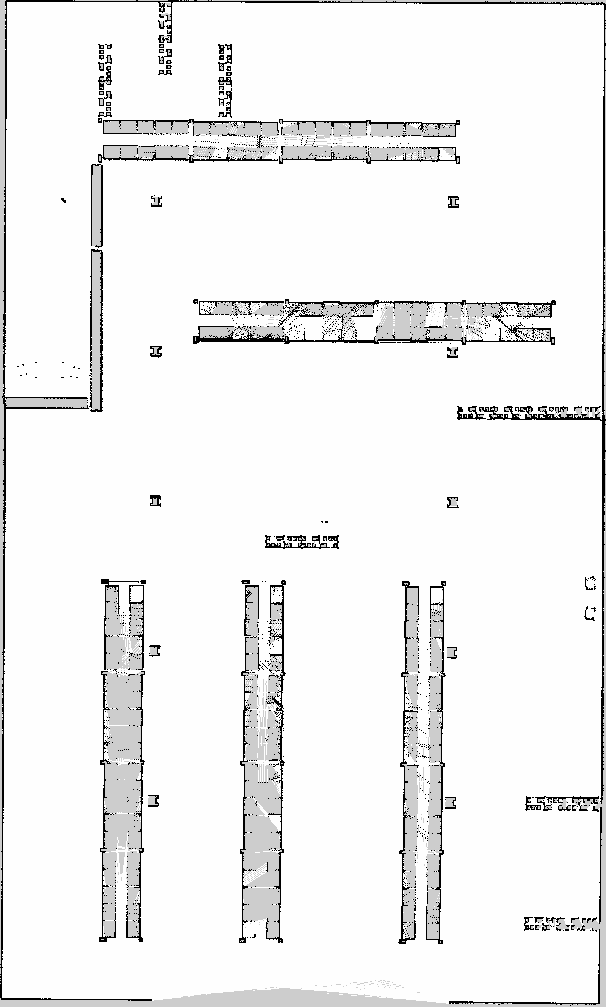
#> input picture src/amr_navigation/maps/warehouse.pgm, 606 x 1007 px
$ python clearance.py
#> lines starting #> are read from the running program, lines starting #| are printed output that depends on the picture; after the words box and inside, x2 and y2 are one past the last pixel; in counts of white or black regions, pixels touching at a corner belong together
#!/usr/bin/env python3
"""Min footprint-to-obstacle clearance along a GT trajectory. usage: clearance.py GT.csv OUT.json [BOX_X BOX_Y BOX_HALF]
Obstacles = occupied/unknown cells of maps/warehouse.pgm (static map; NOT the person/low objects outside the map) plus an optional
axis-aligned box rasterised into the map. Footprint 1.0 x 0.74 m centred on base_footprint, boundary sampled every 2 cm and looked up
in a Euclidean distance transform (5 cm raster -> ~+-2.5 cm resolution). Reports min clearance and time/pose of the minimum."""
import csv, json, math, sys
import numpy as np
from PIL import Image
from scipy import ndimage as ndi
root = __file__.rsplit('/investigations/', 1)[0]
im = np.array(Image.open(f'{root}/src/amr_navigation/maps/warehouse.pgm')); free = im > 205
#> further down, im is the input picture: shape (1007, 606); min 0, max 254, mean 240.4
#> after `free = im > 205`:
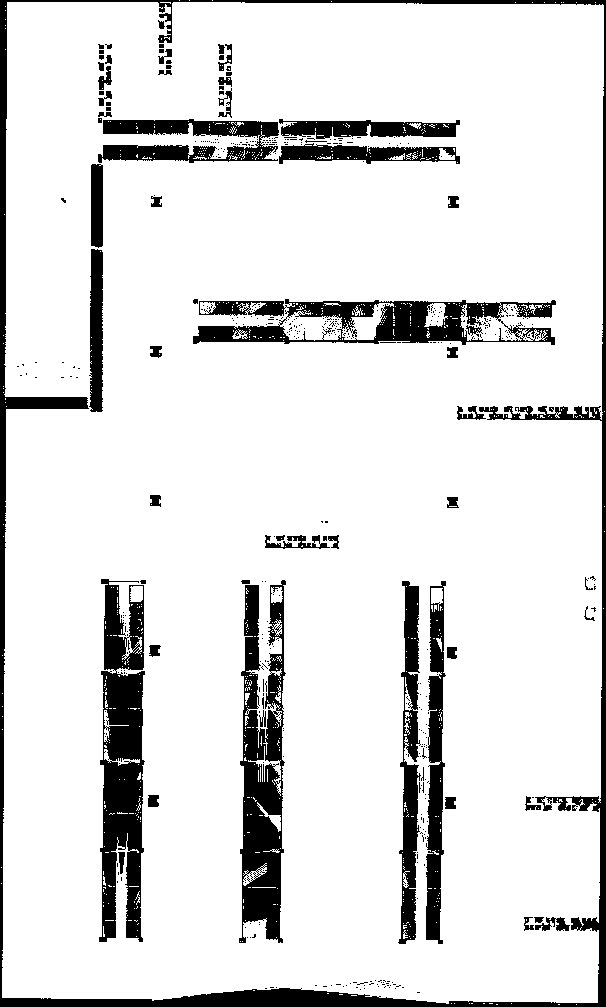
#> free: shape (1007, 606) bool; 87.6% white; 477 black regions (414 under 20 px), largest, box (x1, y1, x2, y2) and area: (0, 0, 606, 1007) 19730, (99, 579, 145, 942) 11398, (239, 580, 286, 943) 10283
res, ox, oy = 0.05, -15.158, -25.231; H = im.shape[0]
#> after `H = im.shape[0]`: H = 1007
if len(sys.argv) > 5:
    bx, by, bh = map(float, sys.argv[3:6])
    for x in np.arange(bx - bh, bx + bh + 1e-9, res / 2):
        for y in np.arange(by - bh, by + bh + 1e-9, res / 2):
            free[int(H - 1 - (y - oy) / res), int((x - ox) / res)] = False
dist = ndi.distance_transform_edt(free) * res
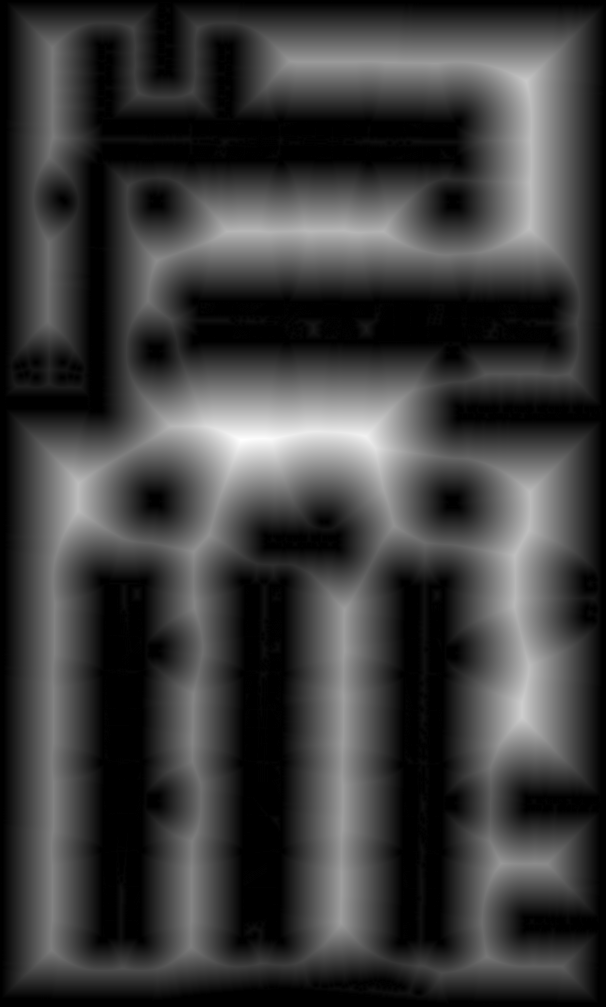
#> dist: shape (1007, 606) float64; min 0, max 4.9, mean 1.18; drawn with min black and max white
#> (the run stopped early here; a loop or call above may not have finished)
